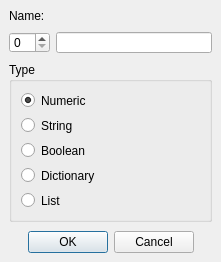
<?xml version="1.0" encoding="UTF-8"?>
<ui version="4.0">
 <class>CustomPropertyOptionsDialog</class>
 <widget class="QDialog" name="CustomPropertyOptionsDialog">
  <property name="windowModality">
   <enum>Qt::WindowModal</enum>
  </property>
  <property name="geometry">
   <rect>
    <x>0</x>
    <y>0</y>
    <width>221</width>
    <height>262</height>
   </rect>
  </property>
  <property name="sizePolicy">
   <sizepolicy hsizetype="Fixed" vsizetype="Fixed">
    <horstretch>0</horstretch>
    <verstretch>0</verstretch>
   </sizepolicy>
  </property>
  <property name="windowTitle">
   <string>Add property</string>
  </property>
  <property name="modal">
   <bool>true</bool>
  </property>
  <layout class="QVBoxLayout" name="verticalLayout_2">
   <property name="spacing">
    <number>9</number>
   </property>
   <property name="leftMargin">
    <number>9</number>
   </property>
   <property name="topMargin">
    <number>9</number>
   </property>
   <property name="rightMargin">
    <number>9</number>
   </property>
   <property name="bottomMargin">
    <number>9</number>
   </property>
   <item>
    <widget class="QLabel" name="label">
     <property name="maximumSize">
      <size>
       <width>16777215</width>
       <height>17</height>
      </size>
     </property>
     <property name="text">
      <string>Name:</string>
     </property>
     <property name="margin">
      <number>2</number>
     </property>
    </widget>
   </item>
   <item>
    <widget class="QWidget" name="widget" native="true">
     <property name="minimumSize">
      <size>
       <width>0</width>
       <height>21</height>
      </size>
     </property>
     <property name="maximumSize">
      <size>
       <width>16777215</width>
       <height>21</height>
      </size>
     </property>
     <layout class="QHBoxLayout" name="horizontalLayout">
      <property name="leftMargin">
       <number>0</number>
      </property>
      <property name="topMargin">
       <number>0</number>
      </property>
      <property name="rightMargin">
       <number>0</number>
      </property>
      <property name="bottomMargin">
       <number>0</number>
      </property>
      <item>
       <widget class="QSpinBox" name="editIndex"/>
      </item>
      <item>
       <widget class="QLineEdit" name="editName"/>
      </item>
     </layout>
    </widget>
   </item>
   <item>
    <widget class="QGroupBox" name="typeBox">
     <property name="minimumSize">
      <size>
       <width>0</width>
       <height>141</height>
      </size>
     </property>
     <property name="title">
      <string>Type</string>
     </property>
     <layout class="QVBoxLayout" name="verticalLayout">
      <item>
       <widget class="QRadioButton" name="rbNumeric">
        <property name="text">
         <string>Numeric</string>
        </property>
        <property name="checked">
         <bool>true</bool>
        </property>
       </widget>
      </item>
      <item>
       <widget class="QRadioButton" name="rbString">
        <property name="text">
         <string>String</string>
        </property>
        <property name="checked">
         <bool>false</bool>
        </property>
       </widget>
      </item>
      <item>
       <widget class="QRadioButton" name="rbBoolean">
        <property name="text">
         <string>Boolean</string>
        </property>
       </widget>
      </item>
      <item>
       <widget class="QRadioButton" name="rbDictionary">
        <property name="text">
         <string>Dictionary</string>
        </property>
       </widget>
      </item>
      <item>
       <widget class="QRadioButton" name="rbList">
        <property name="text">
         <string>List</string>
        </property>
       </widget>
      </item>
     </layout>
    </widget>
   </item>
   <item>
    <widget class="QDialogButtonBox" name="buttonBox">
     <property name="standardButtons">
      <set>QDialogButtonBox::Cancel|QDialogButtonBox::Ok</set>
     </property>
     <property name="centerButtons">
      <bool>true</bool>
     </property>
    </widget>
   </item>
  </layout>
 </widget>
 <resources/>
 <connections/>
</ui>
